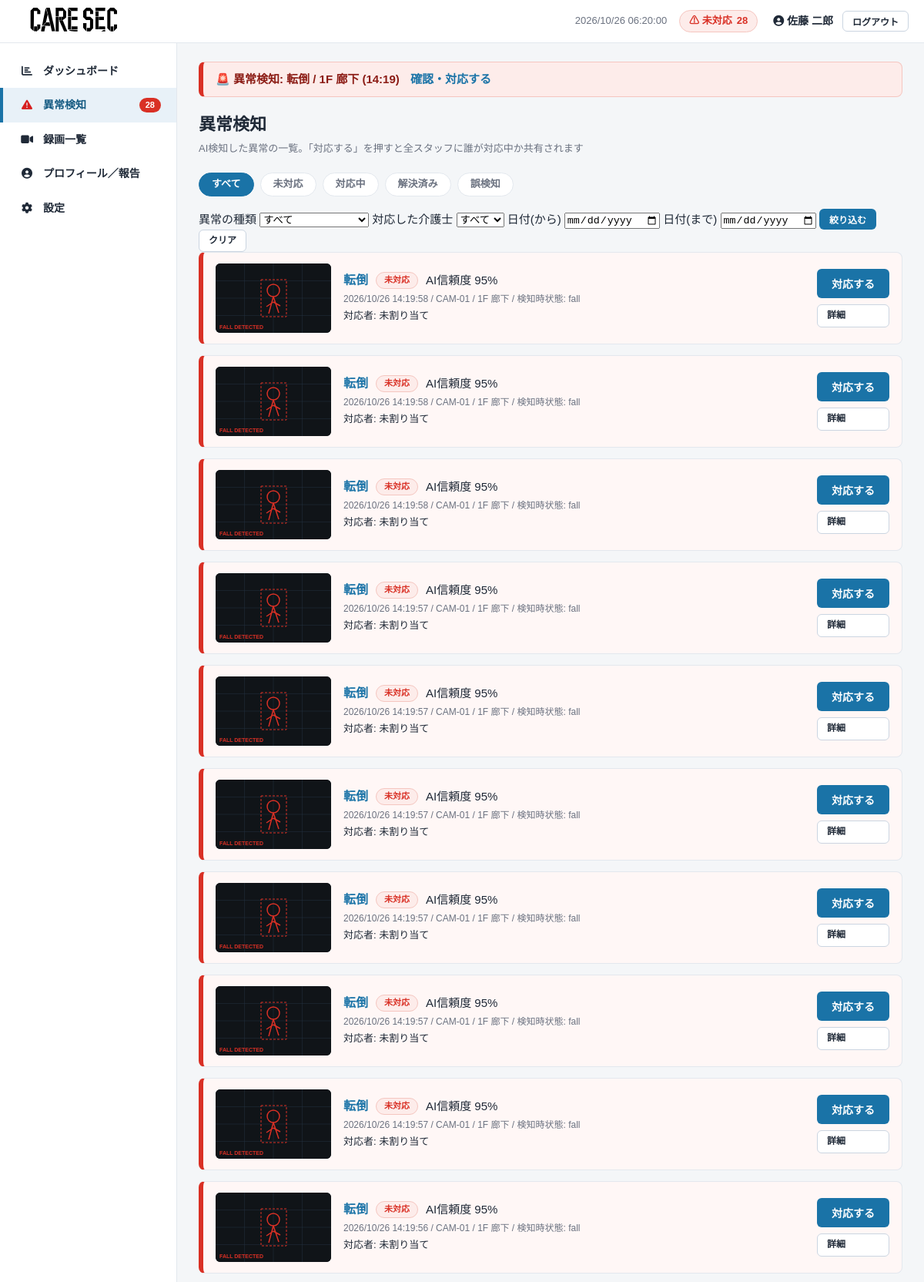
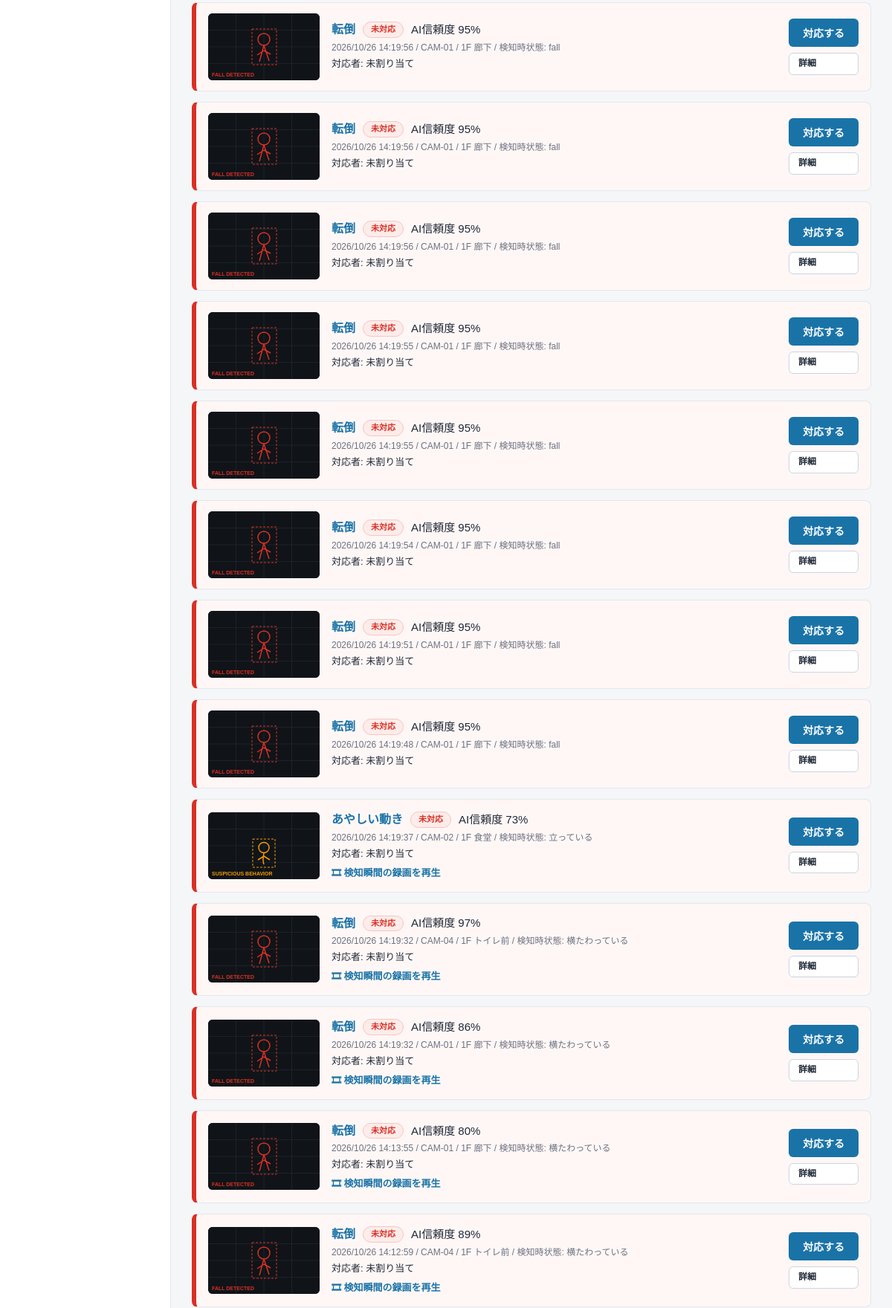
/alerts/ (signed in, upper part), run on the app's committed database (2 pictures, top to bottom).
### core/models.py (models this page shows, shortened)
class User(AbstractBaseUser):
    username = models.CharField("ユーザー名", max_length=150, unique=True)
    first_name = models.CharField("名", max_length=50, blank=True)
    last_name = models.CharField("姓", max_length=50, blank=True)
    email = models.EmailField("メールアドレス", blank=True)
    is_active = models.BooleanField("有効", default=True)
    is_admin = models.BooleanField("管理画面を利用できる", default=False)
    date_joined = models.DateTimeField("登録日", default=timezone.now)
    objects = UserManager()
    USERNAME_FIELD = "username"
    REQUIRED_FIELDS = []
    class Meta:
        verbose_name = "介護士"
        verbose_name_plural = "介護士"
        default_permissions = ()  # 権限レコードを作らない
    def get_full_name(self):
        return f"{self.last_name} {self.first_name}".strip()

class Alert(models.Model):
    class Kind(models.TextChoices):
        FALL = "fall", "転倒"
        SUSPICIOUS = "suspicious", "あやしい動き"
        ZONE = "zone", "立ち入り禁止ゾーン"
    class Status(models.TextChoices):
        OPEN = "open", "未対応"
        RESPONDING = "responding", "対応中"
        RESOLVED = "resolved", "解決済み"
        FALSE_POSITIVE = "false_positive", "誤検知"
    kind = models.CharField("種類", max_length=16, choices=Kind.choices)
    status = models.CharField("状況", max_length=16, choices=Status.choices, default=Status.OPEN)
    camera = models.ForeignKey(Camera, verbose_name="カメラ", on_delete=models.CASCADE, related_name="alerts")
    occurred_at = models.DateTimeField("発生日時")
    confidence = models.FloatField("AI信頼度", null=True, blank=True, help_text="0.0〜1.0")
    detected_state = models.CharField(
        "検知時の人物状態", max_length=16,
        choices=PersonState.choices, default=PersonState.UNKNOWN,
    )
    created_at = models.DateTimeField("アラート発生時刻", default=timezone.now)
    responded_at = models.DateTimeField("対応開始時刻", null=True, blank=True)
    resolved_at = models.DateTimeField("対応完了時刻", null=True, blank=True)
    is_false_positive = models.BooleanField("誤検知", default=False)
    thumbnail_url = models.TextField("サムネイルURL", blank=True)
    responder = models.ForeignKey(
        User, verbose_name="対応者",
        null=True, blank=True, on_delete=models.SET_NULL, related_name="responding_alerts",
    )
    class Meta:
        verbose_name = "異常検知"
        verbose_name_plural = "異常検知"
        ordering = ["-occurred_at"]
        default_permissions = ()
    @property
    def kind_label(self):
        return self.get_kind_display()
    @property
    def status_label(self):
        return self.get_status_display()
    @property
    def camera_name(self):
        return self.camera.name
    @property
    def location(self):
        return self.camera.location
    @property
    def recording_id(self):
        try:
            return self.recording.id
        except Recording.DoesNotExist:
            return None
    @property
    def confidence_percent(self):
        return int(round(self.confidence * 100)) if self.confidence is not None else None

class Camera(models.Model):
    name = models.CharField("カメラ名", max_length=64)
    location = models.CharField("設置場所", max_length=128)
    stream_url = models.TextField("ストリームURL", blank=True)
    is_online = models.BooleanField("online", default=True)
    class Meta:
        verbose_name = "カメラ"
        verbose_name_plural = "カメラ"
        default_permissions = ()

### core/views.py (the view)
# urls.py: path("alerts/", views.alert_list, name="alert_list"),
@login_required
def alert_list(request):
    from core.models import User
    current_status = request.GET.get("status", "")
    current_kind = request.GET.get("kind", "")
    current_responder = request.GET.get("responder", "")
    date_from = request.GET.get("date_from", "")
    date_to = request.GET.get("date_to", "")
    alerts = Alert.objects.select_related("camera", "responder")
    if current_status in Alert.Status.values:
        alerts = alerts.filter(status=current_status)
    if current_kind in Alert.Kind.values:
        alerts = alerts.filter(kind=current_kind)
    if current_responder.isdigit():
        alerts = alerts.filter(responder_id=int(current_responder))
    for value, lookup in ((date_from, "occurred_at__date__gte"), (date_to, "occurred_at__date__lte")):
        if value:
            try:
                day = datetime.strptime(value, "%Y-%m-%d").date()
                alerts = alerts.filter(**{lookup: day})
            except ValueError:
                pass
    return render(request, "alerts/list.html", {
        "alerts": alerts,
        "current_status": current_status,
        "current_kind": current_kind,
        "current_responder": current_responder,
        "date_from": date_from,
        "date_to": date_to,
        "kinds": Alert.Kind.choices,
        "responder_choices": User.objects.filter(responding_alerts__isnull=False).distinct(),
    })

### core/auth.py (called while the page is built)
    def get_user(self, user_id):
        User = get_user_model()
        try:
            return User.objects.get(pk=user_id)
        except User.DoesNotExist:
            return None

### core/context_processors.py (called while the page is built)
def alert_globals(request):
    if not request.user.is_authenticated:
        return {}
    open_alerts = Alert.objects.filter(status=Alert.Status.OPEN)
    return {
        "open_alert_count": open_alerts.count(),
        "latest_open_alert": open_alerts.order_by("-occurred_at").first(),
    }

### templates/alerts/list.html (shortened to what this page needs)
{% extends "base.html" %}
{% block content %}
<div class="page-header">
  <h1>異常検知</h1>
  <p class="page-header__sub">AI検知した異常の一覧。「対応する」を押すと全スタッフに誰が対応中か共有されます</p>
</div>
<div class="filter-bar">
  <a href="{% url 'alert_list' %}" class="filter-chip{% if current_status == '' %} is-selected{% endif %}">すべて</a>
  <a href="?status=open" class="filter-chip{% if current_status == 'open' %} is-selected{% endif %}">未対応</a>
  <a href="?status=responding" class="filter-chip{% if current_status == 'responding' %} is-selected{% endif %}">対応中</a>
  <a href="?status=resolved" class="filter-chip{% if current_status == 'resolved' %} is-selected{% endif %}">解決済み</a>
  <a href="?status=false_positive" class="filter-chip{% if current_status == 'false_positive' %} is-selected{% endif %}">誤検知</a>
</div>
<form method="get" class="filter-form">
  <label>異常の種類
    <select name="kind">
      <option value="">すべて</option>
    </select>
  </label>
  <label>対応した介護士
    <select name="responder">
      <option value="">すべて</option>
    </select>
  </label>
  <label>日付(から)
    <input type="date" name="date_from" value="{{ date_from }}">
  </label>
  <label>日付(まで)
    <input type="date" name="date_to" value="{{ date_to }}">
  </label>
  <button type="submit" class="btn btn--primary btn--sm">絞り込む</button>
  <a href="{% url 'alert_list' %}" class="btn btn--ghost btn--sm">クリア</a>
</form>
<div class="alert-list">
  {% for alert in alerts %}
  <article class="alert-card alert-card--{{ alert.status }}" id="alert-{{ alert.id }}" data-alert-id="{{ alert.id }}">
    <div class="alert-card__thumb">
      {% if alert.thumbnail_url %}
        <img src="{{ alert.thumbnail_url }}" alt="{{ alert.kind_label }} 検知時サムネイル">
      {% else %}
        <div class="alert-card__thumb-placeholder">🚨</div>
      {% endif %}
    </div>
    <div class="alert-card__body">
      <div class="alert-card__head">
        <h2><a href="{% url 'alert_detail' alert.id %}">{{ alert.kind_label }}</a></h2>
        <span class="chip chip--{{ alert.status }}" data-alert-status="{{ alert.id }}">{{ alert.status_label }}</span>
        {% if alert.confidence_percent is not None %}<span class="alert-card__confidence">AI信頼度 {{ alert.confidence_percent }}%</span>{% endif %}
      </div>
      <p class="alert-card__meta">
        {{ alert.occurred_at|date:"Y/m/d H:i:s" }} / {{ alert.camera_name }} / {{ alert.location }}
        / 検知時状態: {{ alert.get_detected_state_display }}
      </p>
      <p class="alert-card__responder" data-alert-responder="{{ alert.id }}">
        {% if alert.responder %}
          {% if alert.status == 'resolved' %}対応者:{% else %}対応中:{% endif %} <strong>{{ alert.responder.get_full_name|default:alert.responder.username }}</strong>
        {% else %}
          対応者: 未割り当て
        {% endif %}
      </p>
      {% if alert.recording_id %}
        <a href="{% url 'recording_detail' alert.recording_id %}" class="link">🎞 検知瞬間の録画を再生</a>
      {% endif %}
    </div>
    <div class="alert-card__actions">
      {% if alert.status == 'open' %}
        <form method="post" action="{% url 'alert_respond' alert.id %}">
          <button type="submit" class="btn btn--primary">対応する</button>
        </form>
      {% elif alert.status == 'responding' and alert.responder == user %}
        <form method="post" action="{% url 'alert_resolve' alert.id %}">
          {% csrf_token %}
          <button type="submit" class="btn btn--success">解決・報告を入力</button>
        </form>
      {% elif alert.status == 'responding' %}
        <span class="alert-card__locked">他スタッフが対応中です</span>
      {% elif alert.status == 'false_positive' %}
        <span class="alert-card__resolved-note">⚠ 解決済み(誤検知)</span>
      {% else %}
        <span class="alert-card__resolved-note">✔ 解決済み・報告入力済</span>
      {% endif %}
      <a href="{% url 'alert_detail' alert.id %}" class="btn btn--ghost btn--sm">詳細</a>
    </div>
  </article>
  {% empty %}
  <div class="empty">該当する異常検知はありません</div>
  {% endfor %}
</div>
{% endblock %}

### templates/base.html (shortened to what this page needs)
{% load static %}<!DOCTYPE html>
<html lang="ja">
<head>
<link rel="stylesheet" href="https://cdnjs.cloudflare.com/ajax/libs/font-awesome/6.4.0/css/all.min.css">
<link rel="stylesheet" href="{% static 'css/style.css' %}">
</head>
{% url 'api_alerts' as api_alerts_url %}
<body data-alerts-api="{{ api_alerts_url|default:'' }}">
<div class="layout">
  <header class="topbar">
    <div class="topbar__brand">
      <img src="{% static 'img/image1.svg' %}" alt="アイコン" style="width: 10em; height: auto;">
    </div>
    <div class="topbar__info">
      <span id="clock" class="topbar__clock">----/--/-- --:--:--</span>
      <a href="{% url 'alert_list' %}" class="topbar__alert-badge" title="未対応の異常一覧へ">
        ⚠ 未対応 <span id="alert-badge-count">{{ open_alert_count|default:0 }}</span>
      </a>
    </div>
    <div class="topbar__user">
      {% if user.is_authenticated %}
        <a class="topbar__username" href="{% url 'profile' %}"><i class="fa-solid fa-circle-user"></i> {{ user.get_full_name|default:user.username }}</a>
        <form method="post" action="{% url 'logout' %}" class="inline-form">
          <button type="submit" class="btn btn--ghost btn--sm">ログアウト</button>
        </form>
      {% else %}
        <a class="btn btn--primary btn--sm" href="{% url 'login' %}">ログイン</a>
      {% endif %}
    </div>
  </header>
  <nav class="sidebar" id="sidebar" aria-label="メインメニュー">
    <ul class="menu">
      <li class="menu__item{% if request.resolver_match.url_name == 'dashboard' %} is-active{% endif %}">
        <a href="{% url 'dashboard' %}"><span class="menu__icon"></span>ダッシュボード</a>
      </li>
      <li class="menu__item{% if request.resolver_match.url_name == 'alert_list' %} is-active{% endif %}">
        <a href="{% url 'alert_list' %}"><span class="menu__icon"><i class="fa-solid fa-triangle-exclamation" style="color: rgb(215, 30, 30);"></i></span>異常検知
          <span class="menu__badge" id="sidebar-alert-count"{% if not open_alert_count %} hidden{% endif %}>{{ open_alert_count|default:0 }}</span>
        </a>
      </li>
      <li class="menu__item{% if request.resolver_match.url_name == 'recording_list' %} is-active{% endif %}">
        <a href="{% url 'recording_list' %}"><span class="menu__icon"><i class="fa-solid fa-video"></i></span>録画一覧</a>
      </li>
      <li class="menu__item{% if request.resolver_match.url_name == 'profile' %} is-active{% endif %}">
        <a href="{% url 'profile' %}"><span class="menu__icon"><i class="fa-solid fa-circle-user"></i></span>プロフィール／報告</a>
      </li>
      <li class="menu__item{% if request.resolver_match.url_name == 'settings' %} is-active{% endif %}">
        <a href="{% url 'settings' %}"><span class="menu__icon"><i class="fa-solid fa-gear"></i></span>設定</a>
      </li>
    </ul>
  </nav>
  <main class="main">
    {% if latest_open_alert %}
      <div class="global-alert-banner" role="alert">
        🚨 異常検知: {{ latest_open_alert.kind_label }} / {{ latest_open_alert.location }}
        ({{ latest_open_alert.occurred_at|date:"H:i" }})
        <a href="{% url 'alert_list' %}">確認・対応する</a>
      </div>
    {% endif %}
    {% block content %}{% endblock %}
  </main>
</div>
</body>
</html>

### data on the page
User: get_full_name "佐藤 二郎"
Alert: kind_label "転倒", location "1F 廊下", occurred_at "14:19", thumbnail_url (picture), status_label "未対応", confidence_percent "95", occurred_at "2026/10/26 14:19:58", camera_name "CAM-01", detected_state "fall", shows "対応者: 未割り当て", shows "対応する"
Alert: thumbnail_url (picture), kind_label "転倒", status_label "未対応", confidence_percent "95", occurred_at "2026/10/26 14:19:58", camera_name "CAM-01", location "1F 廊下", detected_state "fall", shows "対応者: 未割り当て", shows "対応する"
Alert: thumbnail_url (picture), kind_label "転倒", status_label "未対応", confidence_percent "95", occurred_at "2026/10/26 14:19:58", camera_name "CAM-01", location "1F 廊下", detected_state "fall", shows "対応者: 未割り当て", shows "対応する"
Alert: thumbnail_url (picture), kind_label "転倒", status_label "未対応", confidence_percent "95", occurred_at "2026/10/26 14:19:57", camera_name "CAM-01", location "1F 廊下", detected_state "fall", shows "対応者: 未割り当て", shows "対応する"
Alert: thumbnail_url (picture), kind_label "転倒", status_label "未対応", confidence_percent "95", occurred_at "2026/10/26 14:19:57", camera_name "CAM-01", location "1F 廊下", detected_state "fall", shows "対応者: 未割り当て", shows "対応する"
Alert: thumbnail_url (picture), kind_label "転倒", status_label "未対応", confidence_percent "95", occurred_at "2026/10/26 14:19:57", camera_name "CAM-01", location "1F 廊下", detected_state "fall", shows "対応者: 未割り当て", shows "対応する"
Alert: thumbnail_url (picture), kind_label "転倒", status_label "未対応", confidence_percent "95", occurred_at "2026/10/26 14:19:57", camera_name "CAM-01", location "1F 廊下", detected_state "fall", shows "対応者: 未割り当て", shows "対応する"
Alert: thumbnail_url (picture), kind_label "転倒", status_label "未対応", confidence_percent "95", occurred_at "2026/10/26 14:19:57", camera_name "CAM-01", location "1F 廊下", detected_state "fall", shows "対応者: 未割り当て", shows "対応する"
Alert: thumbnail_url (picture), kind_label "転倒", status_label "未対応", confidence_percent "95", occurred_at "2026/10/26 14:19:57", camera_name "CAM-01", location "1F 廊下", detected_state "fall", shows "対応者: 未割り当て", shows "対応する"
Alert: thumbnail_url (picture), kind_label "転倒", status_label "未対応", confidence_percent "95", occurred_at "2026/10/26 14:19:56", camera_name "CAM-01", location "1F 廊下", detected_state "fall", shows "対応者: 未割り当て", shows "対応する"
Alert: thumbnail_url (picture), kind_label "転倒", status_label "未対応", confidence_percent "95", occurred_at "2026/10/26 14:19:56", camera_name "CAM-01", location "1F 廊下", detected_state "fall", shows "対応者: 未割り当て", shows "対応する"
Alert: thumbnail_url (picture), kind_label "転倒", status_label "未対応", confidence_percent "95", occurred_at "2026/10/26 14:19:56", camera_name "CAM-01", location "1F 廊下", detected_state "fall", shows "対応者: 未割り当て", shows "対応する"
Alert: thumbnail_url (picture), kind_label "転倒", status_label "未対応", confidence_percent "95", occurred_at "2026/10/26 14:19:56", camera_name "CAM-01", location "1F 廊下", detected_state "fall", shows "対応者: 未割り当て", shows "対応する"
Alert: thumbnail_url (picture), kind_label "転倒", status_label "未対応", confidence_percent "95", occurred_at "2026/10/26 14:19:55", camera_name "CAM-01", location "1F 廊下", detected_state "fall", shows "対応者: 未割り当て", shows "対応する"
Alert: thumbnail_url (picture), kind_label "転倒", status_label "未対応", confidence_percent "95", occurred_at "2026/10/26 14:19:55", camera_name "CAM-01", location "1F 廊下", detected_state "fall", shows "対応者: 未割り当て", shows "対応する"
Alert: thumbnail_url (picture), kind_label "転倒", status_label "未対応", confidence_percent "95", occurred_at "2026/10/26 14:19:54", camera_name "CAM-01", location "1F 廊下", detected_state "fall", shows "対応者: 未割り当て", shows "対応する"
Alert: thumbnail_url (picture), kind_label "転倒", status_label "未対応", confidence_percent "95", occurred_at "2026/10/26 14:19:51", camera_name "CAM-01", location "1F 廊下", detected_state "fall", shows "対応者: 未割り当て", shows "対応する"
Alert: thumbnail_url (picture), kind_label "転倒", status_label "未対応", confidence_percent "95", occurred_at "2026/10/26 14:19:48", camera_name "CAM-01", location "1F 廊下", detected_state "fall", shows "対応者: 未割り当て", shows "対応する"
Alert: thumbnail_url (picture), kind_label "あやしい動き", status_label "未対応", confidence_percent "73", occurred_at "2026/10/26 14:19:37", camera_name "CAM-02", location "1F 食堂", detected_state "立っている", shows "対応者: 未割り当て", shows "🎞 検知瞬間の録画を再生", shows "対応する"
Alert: thumbnail_url (picture), kind_label "転倒", status_label "未対応", confidence_percent "97", occurred_at "2026/10/26 14:19:32", camera_name "CAM-04", location "1F トイレ前", detected_state "横たわっている", shows "対応者: 未割り当て", shows "🎞 検知瞬間の録画を再生", shows "対応する"
Alert: thumbnail_url (picture), kind_label "転倒", status_label "未対応", confidence_percent "86", occurred_at "2026/10/26 14:19:32", camera_name "CAM-01", location "1F 廊下", detected_state "横たわっている", shows "対応者: 未割り当て", shows "🎞 検知瞬間の録画を再生", shows "対応する"
Alert: thumbnail_url (picture), kind_label "転倒", status_label "未対応", confidence_percent "80", occurred_at "2026/10/26 14:13:55", camera_name "CAM-01", location "1F 廊下", detected_state "横たわっている", shows "対応者: 未割り当て", shows "🎞 検知瞬間の録画を再生", shows "対応する"
Alert: thumbnail_url (picture), kind_label "転倒", status_label "未対応", confidence_percent "89", occurred_at "2026/10/26 14:12:59", camera_name "CAM-04", location "1F トイレ前", detected_state "横たわっている", shows "対応者: 未割り当て", shows "🎞 検知瞬間の録画を再生", shows "対応する"

### other printed values
{{ open_alert_count|default:0 }} "28"
